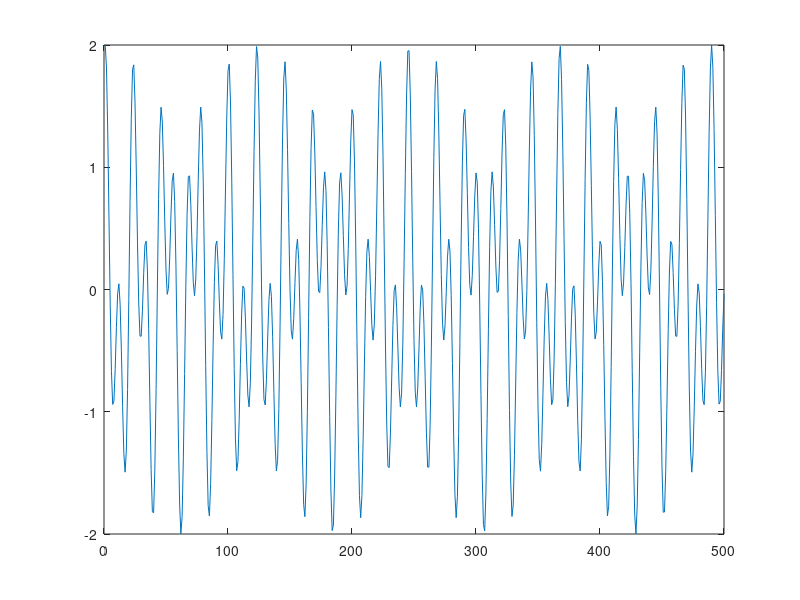
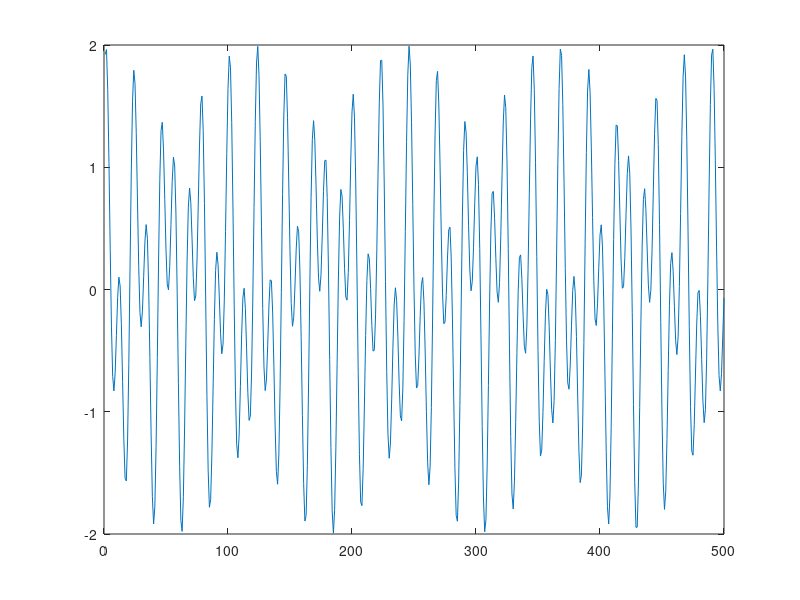
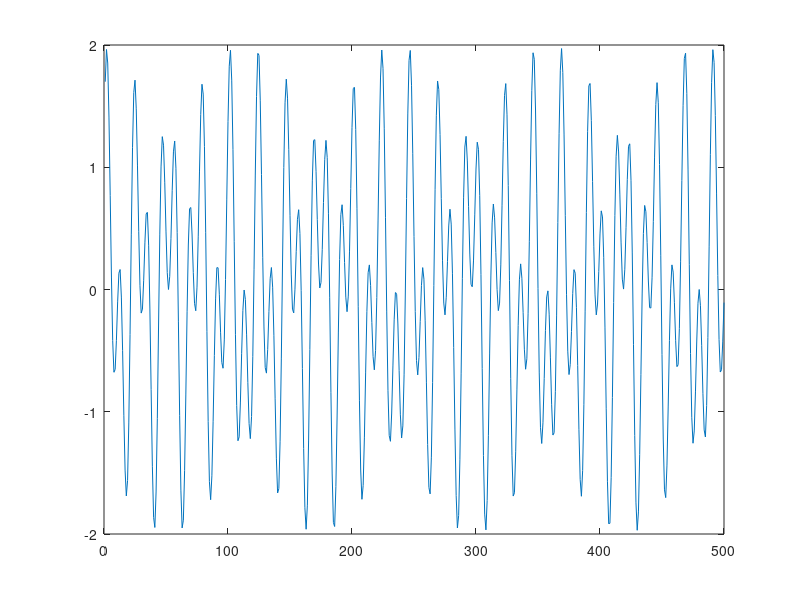
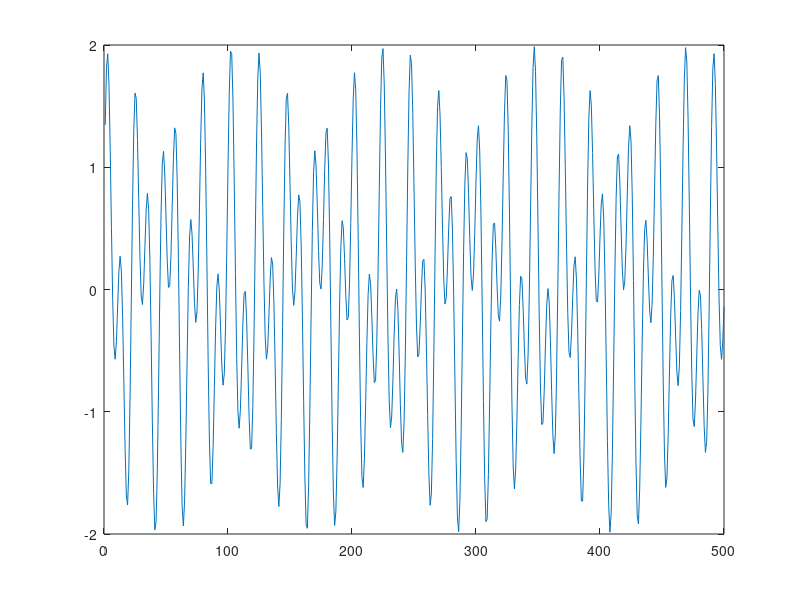

Reproduce these figures in MATLAB, in order.
clc
clear all
close all
set(0, 'defaultfigurevisible', 'off');

%paramètres des 2 cosinus a additionner
c1 = 343;
c2 = c1/2;
f_0 = 10000;
delta_f = f_0 / 10;

w1 = 2*pi*f_0;
w2 = 2*pi*(f_0+delta_f);

k1 = w1 / c1;
k2 = w2 / c2;

%forme des cosinus
F1 = @(x,y) cos(w1 *y -k1*x);
F2 = @(x,y) cos(w2 *y -k2*x);



%plot somme de cosinus
N = 0.0005;                           %nb de seconde du signal
N2 = 5;                         %nb sec de la video
frame = 24;                    %taux img par sec de la video
t = linspace(0,N,frame*N2);       %vec temporelle

x = linspace(0,0.7,500);

for a = t                        %boucle de création de tout les .png
F = F1(x,a) + F2(x,a);
plot(F);
print ('-dpng',  ['./img/cosinus/figure' num2str(a) '.png'] );
end
